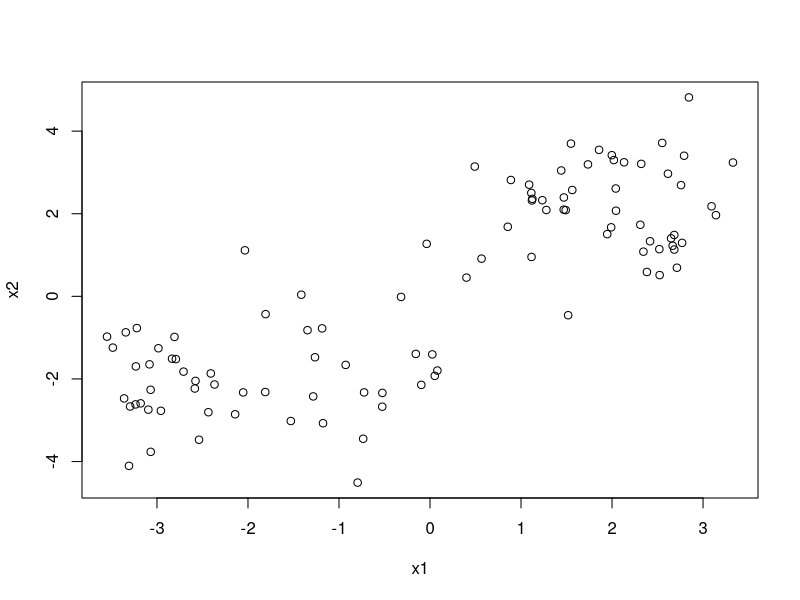

Reproduce this figure in R.
#first matrix a
a1 <- matrix(rnorm(50, 2, 1), nrow = 50, ncol = 1, byrow = TRUE)
a2 <- matrix(rnorm(50, -2, 1), nrow = 50, ncol = 1, byrow = TRUE)

#second matrix b
b3 <- matrix(rnorm(50, 2, 1), nrow = 50, ncol = 1, byrow = TRUE)
b4 <- matrix(rnorm(50, -2, 1), nrow = 50, ncol = 1, byrow = TRUE)

#bind matrices a , b
x1 <- rbind(a1,a2)
x2 <- rbind(b3,b4)

#visualize
plot(x1,x2)

#result matrix
z <- cbind(x1,x2)
